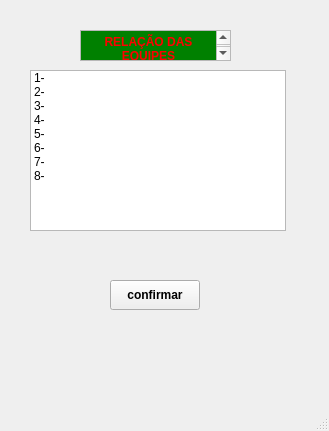
<?xml version="1.0" encoding="UTF-8"?>
<ui version="4.0">
 <class>MainWindow</class>
 <widget class="QMainWindow" name="MainWindow">
  <property name="geometry">
   <rect>
    <x>0</x>
    <y>0</y>
    <width>329</width>
    <height>431</height>
   </rect>
  </property>
  <property name="windowTitle">
   <string>MainWindow</string>
  </property>
  <widget class="QWidget" name="centralwidget">
   <widget class="QTextEdit" name="textEdit">
    <property name="geometry">
     <rect>
      <x>80</x>
      <y>30</y>
      <width>151</width>
      <height>31</height>
     </rect>
    </property>
    <property name="html">
     <string>&lt;!DOCTYPE HTML PUBLIC &quot;-//W3C//DTD HTML 4.0//EN&quot; &quot;http://www.w3.org/TR/REC-html40/strict.dtd&quot;&gt;
&lt;html&gt;&lt;head&gt;&lt;meta name=&quot;qrichtext&quot; content=&quot;1&quot; /&gt;&lt;style type=&quot;text/css&quot;&gt;
p, li { white-space: pre-wrap; }
&lt;/style&gt;&lt;/head&gt;&lt;body style=&quot; font-family:'MS Shell Dlg 2'; font-size:8.25pt; font-weight:400; font-style:normal;&quot; bgcolor=&quot;#008000&quot;&gt;
&lt;p align=&quot;center&quot; style=&quot; margin-top:12px; margin-bottom:12px; margin-left:0px; margin-right:0px; -qt-block-indent:0; text-indent:0px;&quot;&gt;&lt;span style=&quot; font-family:'Segoe UI'; font-size:9pt; font-weight:696; color:#ff0000;&quot;&gt;RELAÇÃO DAS EQUIPES&lt;/span&gt;&lt;/p&gt;&lt;/body&gt;&lt;/html&gt;</string>
    </property>
   </widget>
   <widget class="QListWidget" name="listWidget">
    <property name="geometry">
     <rect>
      <x>30</x>
      <y>70</y>
      <width>256</width>
      <height>161</height>
     </rect>
    </property>
    <item>
     <property name="text">
      <string>1-</string>
     </property>
    </item>
    <item>
     <property name="text">
      <string>2-</string>
     </property>
    </item>
    <item>
     <property name="text">
      <string>3-</string>
     </property>
    </item>
    <item>
     <property name="text">
      <string>4-</string>
     </property>
    </item>
    <item>
     <property name="text">
      <string>5-</string>
     </property>
    </item>
    <item>
     <property name="text">
      <string>6-</string>
     </property>
    </item>
    <item>
     <property name="text">
      <string>7-</string>
     </property>
    </item>
    <item>
     <property name="text">
      <string>8-</string>
     </property>
    </item>
   </widget>
   <widget class="QPushButton" name="pushButton">
    <property name="geometry">
     <rect>
      <x>110</x>
      <y>280</y>
      <width>90</width>
      <height>30</height>
     </rect>
    </property>
    <property name="font">
     <font>
      <weight>75</weight>
      <bold>true</bold>
      <underline>false</underline>
     </font>
    </property>
    <property name="autoFillBackground">
     <bool>true</bool>
    </property>
    <property name="styleSheet">
     <string notr="true">&lt;BUTTON; style, background-color: &quot;rgb(85, 85, 255)&quot;; font size: &quot;8&quot;; color: &quot;green&quot;;
border-right-color: &quot;rgb(85, 255, 127)&quot;;&gt;</string>
    </property>
    <property name="text">
     <string>confirmar</string>
    </property>
    <property name="autoDefault">
     <bool>false</bool>
    </property>
   </widget>
  </widget>
  <widget class="QMenuBar" name="menubar">
   <property name="geometry">
    <rect>
     <x>0</x>
     <y>0</y>
     <width>329</width>
     <height>21</height>
    </rect>
   </property>
  </widget>
  <widget class="QStatusBar" name="statusbar"/>
 </widget>
 <resources/>
 <connections/>
</ui>
